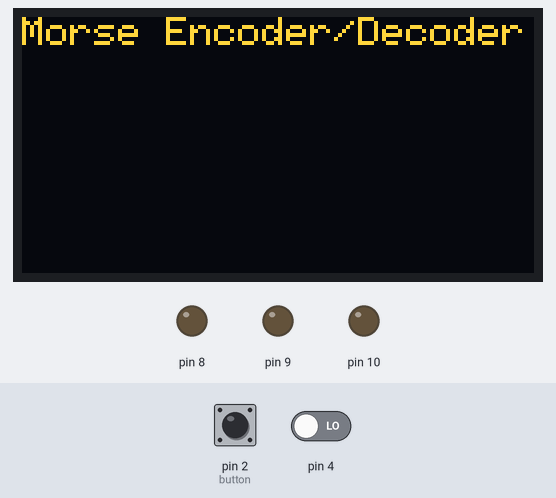
A sketch run on a simulated Arduino Uno, built for the host (arithmetic inside an expression is 32-bit, double 64-bit). On the bench: 128×64 one-colour display, output pins drawn as LEDs (lit = HIGH). Inputs (shaded band) come from the test bench; at power-on: pin 4 LOW, pin 2 (button) LOW. The OLED is the two-colour kind (top 16 rows yellow).

Above: at 4.2 s.
4.3 s: pin 4 driven HIGH
At 5.6 s:
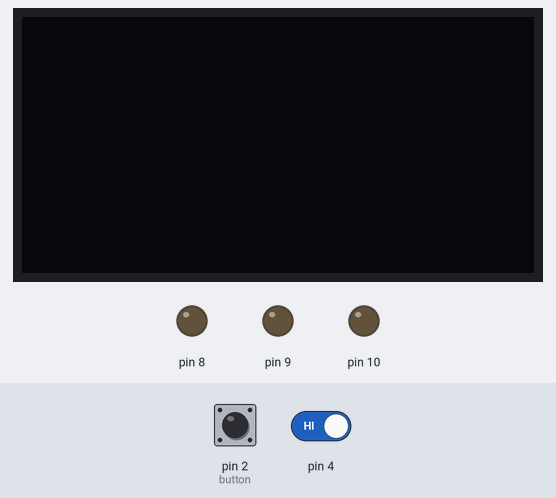
5.9 s: pin 2 (button) pulled HIGH for 0.15 s
At 6.15 s:
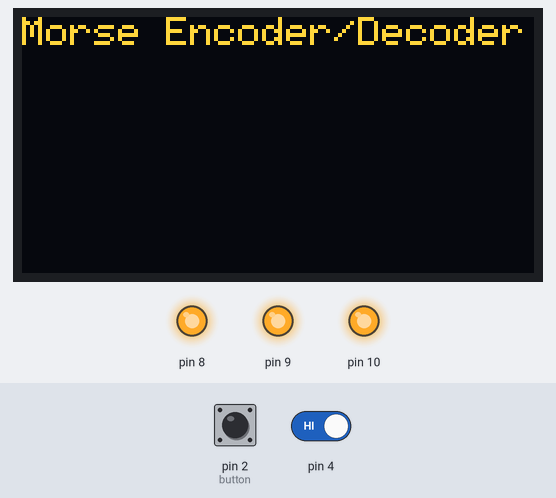
7.7 s: pin 4 driven LOW
At 8.3 s:
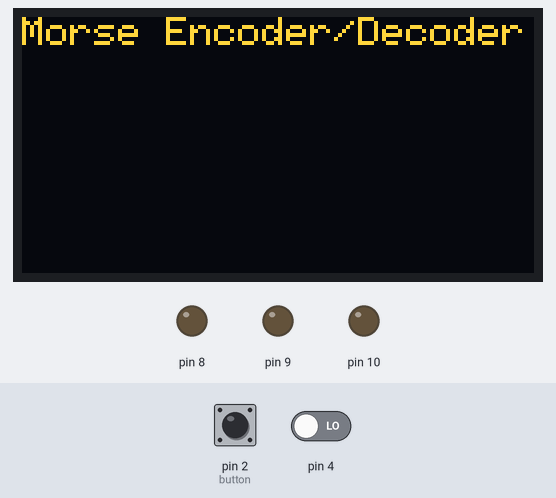
9.3 s: pin 2 (button) pulled HIGH for 3.2 s
At 10.0 s:
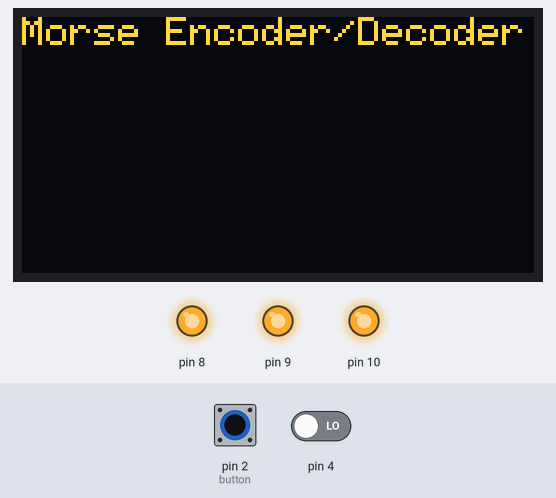
Timing chart, 0 to 14.0 s (numbered marks = the images above; inputs shaded):
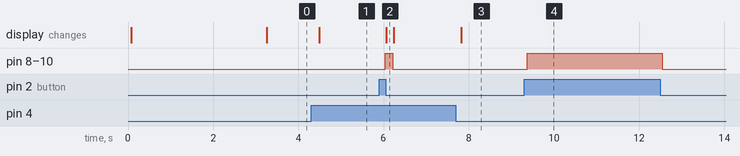

Measured:
- after the input at 4.3 s, the display: changes after 0.19 s (image 1)
- after the input at 5.9 s, pin 8–10: LOW → HIGH after 0.14 s, → LOW 0.18 s later; the display: changes after 0.17 s (image 2)
- after the input at 7.7 s, the display: changes after 0.12 s (image 3)
- after the input at 9.3 s, pin 8–10: LOW → HIGH after 0.08 s, → LOW 3.2 s later

The sketch:

main.ino
```cpp
/* Main code that links inputs and outputs with the help of librairies
 * by Yu Tong Liu and Kevin Li
 */


//Include Libraries
#include <Wire.h>
#include <Adafruit_SSD1306.h>
#include <Adafruit_GFX.h>
#include <morseLib.h>


// OLED display TWI address
#define OLED_ADDR   0x3C
#if (SSD1306_LCDHEIGHT != 64)
//#error("Height incorrect, please fix Adafruit_SSD1306.h!");
#endif


#define PIXELSPACE 6 //Number of pixels for each character prints


//Input/Output String and Position
char stringToMorseCode = 0;
String fullString = "";
int place[] = {0, 20};


//Object Setups
Adafruit_SSD1306 display(-1);
Button button(2, 4);
ButtonLight buttonLight(2, 10, 9, 8);
Morselight morseLight(10, 9, 8);


void setup() {

  Serial.begin(9600);

  //initialize and clear display
  display.begin(SSD1306_SWITCHCAPVCC, OLED_ADDR);
  display.setTextSize(1);
  display.setTextColor(WHITE);
  display.clearDisplay();
  display.display();

  //display a pixel in each corner of the screen
  display.drawPixel(0, 0, WHITE);
  display.drawPixel(127, 0, WHITE);
  display.drawPixel(0, 63, WHITE);
  display.drawPixel(127, 63, WHITE);

  //display the the temporary menu screen
  display.setTextSize(1);
  display.setTextColor(WHITE);
  display.setCursor(5,0);
  display.print("by Yu Tong and Kevin");
  display.setCursor(30,25);
  display.print("Welcome to");
  display.setCursor(47,40);
  display.print("Morse ");
  display.setCursor(15,55);
  display.print("Encoder/Decoder!");

  //update display with all of the above graphics
  display.display();
  delay(3000);
  display.setCursor(place[0],place[1]);

  display.clearDisplay();
}


void loop() {

  //Header of our display
  display.setCursor(0,0);
  display.print("Morse Encoder/Decoder");


  //Main Transmission of information (Input)
  delay(150);
  button.requestButton();
  buttonLight.lightButton();
  stringToMorseCode = button.translateButton();


  //Erase function (to erase String displayed)
  if(button.eraseButton()){
    if(fullString){
      fullString.remove(fullString.length() - 1);
      display.clearDisplay();
      display.setCursor(0, 20);
      display.print(fullString);
      place[0] = (fullString.length() % 15) * PIXELSPACE;
      place[1] = (int)(fullString.length() / 15) * 10 + 20;
      display.setCursor(place[0], place[1]);
    }


  } else {
    if (stringToMorseCode){


      //Main Transmission of information (Ouput)
      if (stringToMorseCode == '?') {
        morseLight.sendMessage(fullString, fullString.length());
        fullString.remove(0);
        display.clearDisplay();
        display.setCursor(0, 20);
        display.print(fullString);
        place[0] = 0;
        place[1] = 20;
      } else {


        //Printing on display functionality (the retrieved characters)
        fullString += String(stringToMorseCode);
        display.setCursor(place[0],place[1]);
        display.print(String(stringToMorseCode));
        place[0] += PIXELSPACE;
        Serial.print(fullString);
        Serial.print('\n');
      }
      stringToMorseCode = 0;
    }
  }


  // Update the display after every iteration
  display.display();


  //Functionality: To print to the next line after reaching the extreme right
  if(place[0] == 120){
    place[0] = 0;
    place[1] += 10;
  }
}
```
